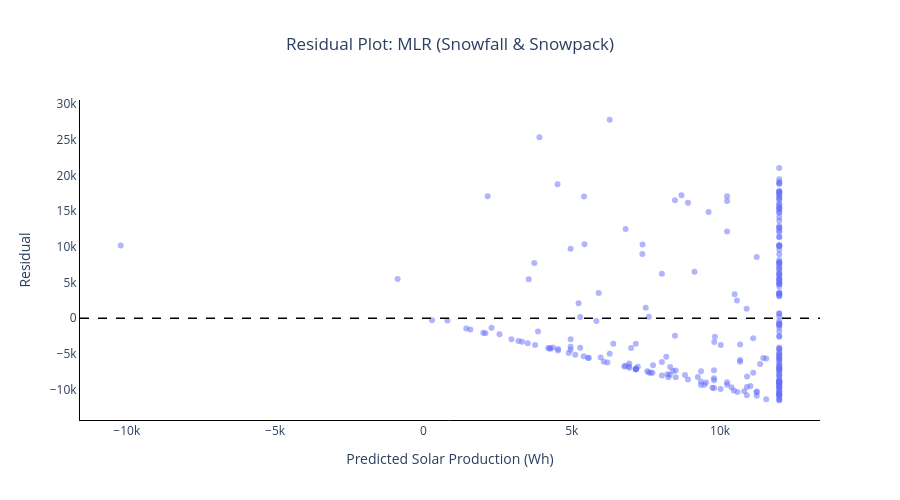

This figure's notebook cell:
### Code cell
# make residual plot to check mlr assumptions & conditions
snow_solar_mlr_res = px.scatter(
    x=y_hat_snow,
    y=res_snow,
    opacity=0.5,
    height=500,
    labels={
        'x': 'Predicted Solar Production (Wh)',
        'y': 'Residual'
    },
    title='Residual Plot: MLR (Snowfall & Snowpack)'
).add_hline(
    y=0,
    line_width=1.5,
    line_color='black',
    line_dash='dash'
).update_xaxes(
    showline=True,
    linewidth=1,
    linecolor='black'
).update_yaxes(
    showline=True,
    linewidth=1,
    linecolor='black'
).update_layout(
    title={'x': 0.5},
    plot_bgcolor='rgba(0,0,0,0)'
)

snow_solar_mlr_res.show()

### Figure 1 — Plotly figure (JSON) as saved in the notebook; plotly's stock layout.template omitted (floating-point values rounded to 4 significant figures; data arrays with more than 128 entries replaced by an {"elided": "..."} marker saying what was removed)
{"data": [{"hovertemplate": "Predicted Solar Production (Wh)=%{x}<br>Residual=%{y}<extra></extra>", "legendgroup": "", "marker": {"color": "#636efa", "opacity": 0.5, "symbol": "circle"}, "mode": "markers", "name": "", "orientation": "v", "showlegend": false, "type": "scatter", "x": {"elided": "260 float values"}, "xaxis": "x", "y": {"elided": "260 float values"}, "yaxis": "y"}], "layout": {"height": 500, "legend": {"tracegroupgap": 0}, "plot_bgcolor": "rgba(0,0,0,0)", "shapes": [{"line": {"color": "black", "dash": "dash", "width": 1.5}, "type": "line", "x0": 0, "x1": 1, "xref": "x domain", "y0": 0, "y1": 0, "yref": "y"}], "title": {"text": "Residual Plot: MLR (Snowfall & Snowpack)", "x": 0.5}, "xaxis": {"anchor": "y", "domain": [0, 1], "linecolor": "black", "linewidth": 1, "showline": true, "title": {"text": "Predicted Solar Production (Wh)"}}, "yaxis": {"anchor": "x", "domain": [0, 1], "linecolor": "black", "linewidth": 1, "showline": true, "title": {"text": "Residual"}}}}
